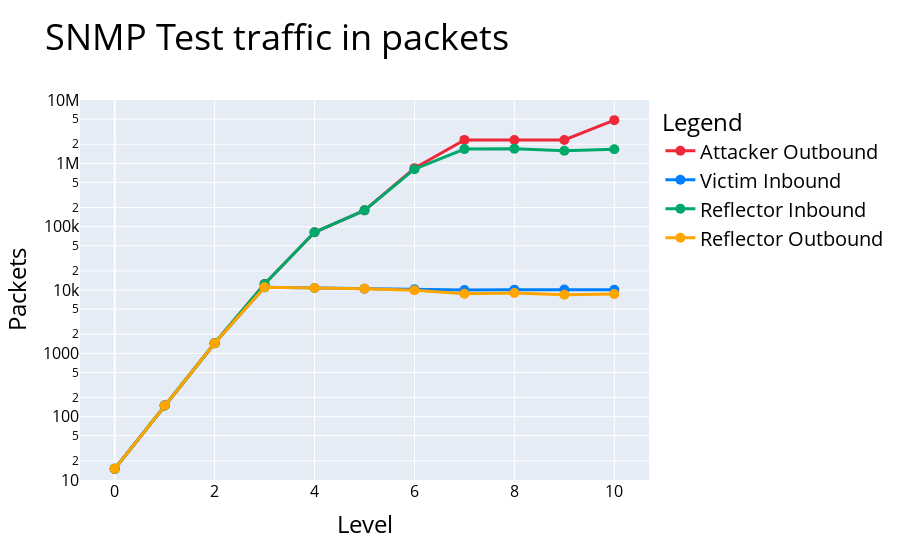

The notebook cell saved with this chart:
### Markdown cell above
### Plotting

### Code cell
PlotLevelAttackData(attackerStats,victimStats,reflectorStats,Protocol,BytesOrPackets,Tool)

### Figure 1 — Plotly figure (JSON) as saved in the notebook; plotly's stock layout.template omitted (floating-point values rounded to 4 significant figures)
{"data": [{"hovertemplate": "variable=Attacker Outbound<br>Level=%{x}<br>value=%{y}<extra></extra>", "legendgroup": "Attacker Outbound", "line": {"color": "#ED2939", "dash": "solid", "width": 3}, "marker": {"size": 10, "symbol": "circle"}, "mode": "lines+markers", "name": "Attacker Outbound", "orientation": "v", "showlegend": true, "type": "scatter", "x": [0, 1, 2, 3, 4, 5, 6, 7, 8, 9, 10], "xaxis": "x", "y": [15, 150, 1442, 12413, 81492, 181017, 839302, 2345288, 2335635, 2342844, 4807349], "yaxis": "y"}, {"hovertemplate": "variable=Victim Inbound<br>Level=%{x}<br>value=%{y}<extra></extra>", "legendgroup": "Victim Inbound", "line": {"color": "#007FFF", "dash": "solid", "width": 3}, "marker": {"size": 10, "symbol": "circle"}, "mode": "lines+markers", "name": "Victim Inbound", "orientation": "v", "showlegend": true, "type": "scatter", "x": [0, 1, 2, 3, 4, 5, 6, 7, 8, 9, 10], "xaxis": "x", "y": [15, 150, 1442, 11004, 10747, 10477, 10241, 10005, 10133, 10187, 10115], "yaxis": "y"}, {"hovertemplate": "variable=Reflector Inbound<br>Level=%{x}<br>value=%{y}<extra></extra>", "legendgroup": "Reflector Inbound", "line": {"color": "#00A86B", "dash": "solid", "width": 3}, "marker": {"size": 10, "symbol": "circle"}, "mode": "lines+markers", "name": "Reflector Inbound", "orientation": "v", "showlegend": true, "type": "scatter", "x": [0, 1, 2, 3, 4, 5, 6, 7, 8, 9, 10], "xaxis": "x", "y": [15, 150, 1442, 12413, 81492, 181017, 807986, 1677382, 1706124, 1577605, 1671694], "yaxis": "y"}, {"hovertemplate": "variable=Reflector Outbound<br>Level=%{x}<br>value=%{y}<extra></extra>", "legendgroup": "Reflector Outbound", "line": {"color": "orange", "dash": "solid", "width": 3}, "marker": {"size": 10, "symbol": "circle"}, "mode": "lines+markers", "name": "Reflector Outbound", "orientation": "v", "showlegend": true, "type": "scatter", "x": [0, 1, 2, 3, 4, 5, 6, 7, 8, 9, 10], "xaxis": "x", "y": [15, 150, 1442, 11004, 10747, 10477, 9887, 8744, 8975, 8443, 8668], "yaxis": "y"}], "layout": {"legend": {"font": {"color": "black", "size": 20}, "title": {"font": {"color": "black", "size": 24}, "text": "Legend"}, "tracegroupgap": 0}, "title": {"font": {"color": "black", "size": 36}, "text": "SNMP Test traffic in packets"}, "xaxis": {"anchor": "y", "domain": [0, 1], "tickfont": {"color": "black", "size": 16}, "title": {"font": {"color": "black", "size": 24}, "text": "Level"}}, "yaxis": {"anchor": "x", "domain": [0, 1], "range": [1, 7], "tickfont": {"color": "black", "size": 16}, "title": {"font": {"color": "black", "size": 24}, "text": "Packets"}, "type": "log"}}}
